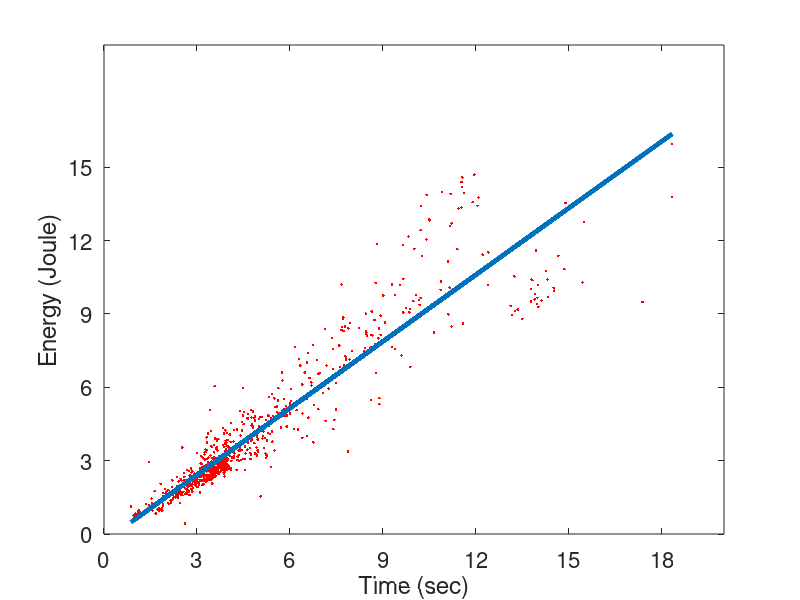

MATLAB code for this plot:
close;
clear;
clc;
ftsz = 16;
%import the data
data =  importdata('data_to_build_energy_model.txt');

% extract time and energy columns 
time = data(:,2)/1000; %converting milseconds to seconds
energy = data(:,4);

% remove outliers
outliers =  abs( median( time ) - time ) > 3 * std(time) ;
time(outliers, :) = [] ; 
energy(outliers, :) = [] ; 
% outliers = energy <= 0.1
% time(outliers, :) = [] ; 
% energy(outliers, :) = [] ; 
%  outliers = time < 1
%  time(outliers, :) = [] ; 
%  energy(outliers, :) = [] ;


p = polyfit(time,energy,1)
a= p(1)
b=p(2)

% computing the mean square error to validate the results of regression 
simulated_energy=a*time+b;
err=sqrt(mean((energy-simulated_energy).^2))

% plot
figure('Position',[440 378 560 620/3]);
plot(time,energy,'r.')
hold on;
plot(time,simulated_energy,'Linewidth',3)
set(gca , 'FontSize', ftsz);
set(gca , 'xTick', 0:3:max(time)+1);
set(gca , 'yTick', 0:3:max(energy)+1);
xlabel('Time (sec)');
ylabel('Energy (Joule)')
